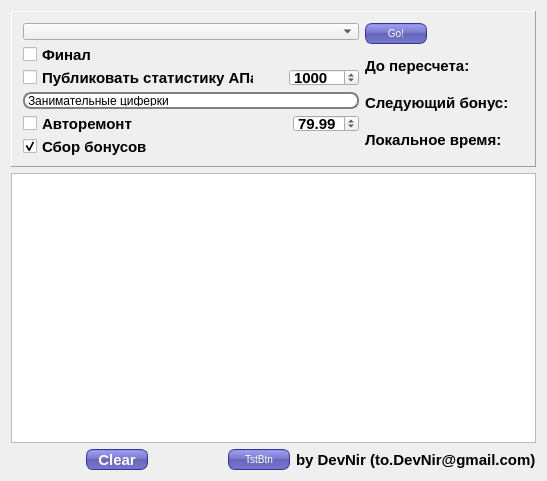
<?xml version="1.0" encoding="UTF-8"?>
<ui version="4.0">
 <class>ResCalc</class>
 <widget class="QMainWindow" name="ResCalc">
  <property name="geometry">
   <rect>
    <x>0</x>
    <y>0</y>
    <width>547</width>
    <height>481</height>
   </rect>
  </property>
  <property name="windowTitle">
   <string>Res Calc</string>
  </property>
  <property name="windowIcon">
   <iconset resource="res.qrc">
    <normaloff>:/icon.png</normaloff>:/icon.png</iconset>
  </property>
  <property name="styleSheet">
   <string notr="true">QLabel {
font-weight: bold;
font-size: 15px;
}

QCheckBox {
font-weight: bold;
font-size: 15px;
}
QSpinBox{
font-weight: bold;
font-size: 15px;
}
QDoubleSpinBox{
font-weight: bold;
font-size: 15px;
}

QLineEdit {
padding: 1px;
border-style: solid;
border: 2px solid gray;
border-radius: 8px;
}

QPushButton {
color: white;
background-color: QLinearGradient( x1: 0, y1: 0, x2: 0, y2: 1, stop: 0 #88d, stop: 0.1 #99e, stop: 0.49 #77c, stop: 0.5 #66b, stop: 1 #77c);
border-width: 1px;
border-color: #339;
border-style: solid;
border-radius: 7;
padding: 3px;
font-size: 10px;
padding-left: 5px;
padding-right: 5px;
min-width: 50px;
max-width: 50px;
min-height: 13px;
max-height: 13px;
}</string>
  </property>
  <widget class="QWidget" name="centralWidget">
   <layout class="QGridLayout" name="gridLayout_2">
    <item row="1" column="0">
     <widget class="QTextEdit" name="log">
      <property name="maximumSize">
       <size>
        <width>877</width>
        <height>16777215</height>
       </size>
      </property>
      <property name="font">
       <font>
        <family>Courier New</family>
       </font>
      </property>
      <property name="autoFillBackground">
       <bool>true</bool>
      </property>
      <property name="styleSheet">
       <string notr="true">background-image: url(:/ContentSlideUS2.jpg);
    background-position: top right; 
    background-repeat: no-repeat;
color: rgb(0, 85, 255);</string>
      </property>
      <property name="horizontalScrollBarPolicy">
       <enum>Qt::ScrollBarAlwaysOff</enum>
      </property>
     </widget>
    </item>
    <item row="2" column="0">
     <layout class="QHBoxLayout" name="horizontalLayout_4">
      <item>
       <spacer name="horizontalSpacer_3">
        <property name="orientation">
         <enum>Qt::Horizontal</enum>
        </property>
        <property name="sizeHint" stdset="0">
         <size>
          <width>40</width>
          <height>20</height>
         </size>
        </property>
       </spacer>
      </item>
      <item>
       <widget class="QPushButton" name="pushButton_3">
        <property name="styleSheet">
         <string notr="true">font-weight: bold;
font-size: 15px;</string>
        </property>
        <property name="text">
         <string>Clear</string>
        </property>
       </widget>
      </item>
      <item>
       <spacer name="horizontalSpacer_2">
        <property name="orientation">
         <enum>Qt::Horizontal</enum>
        </property>
        <property name="sizeHint" stdset="0">
         <size>
          <width>40</width>
          <height>20</height>
         </size>
        </property>
       </spacer>
      </item>
      <item>
       <widget class="QPushButton" name="tstBtn">
        <property name="text">
         <string>TstBtn</string>
        </property>
       </widget>
      </item>
      <item>
       <widget class="QLabel" name="label_3">
        <property name="text">
         <string>by DevNir (to.DevNir@gmail.com)</string>
        </property>
       </widget>
      </item>
     </layout>
    </item>
    <item row="0" column="0">
     <widget class="QFrame" name="TopFrame">
      <property name="maximumSize">
       <size>
        <width>928</width>
        <height>156</height>
       </size>
      </property>
      <property name="styleSheet">
       <string notr="true">QFrame#TopFrame{
	
/*background-image: url(:/ContentSlideRN1.jpg);
    background-position: top center; 
    background-repeat: no-repeat;
*/
}</string>
      </property>
      <property name="frameShape">
       <enum>QFrame::Panel</enum>
      </property>
      <property name="frameShadow">
       <enum>QFrame::Raised</enum>
      </property>
      <layout class="QGridLayout" name="gridLayout">
       <item row="0" column="0">
        <layout class="QVBoxLayout" name="verticalLayout_3">
         <item>
          <widget class="QComboBox" name="serverName">
           <property name="minimumSize">
            <size>
             <width>331</width>
             <height>0</height>
            </size>
           </property>
           <property name="styleSheet">
            <string notr="true">font-weight: bold;
font-size: 15px;</string>
           </property>
          </widget>
         </item>
         <item>
          <widget class="QCheckBox" name="finalBox">
           <property name="text">
            <string>Финал</string>
           </property>
          </widget>
         </item>
         <item>
          <layout class="QHBoxLayout" name="horizontalLayout_6">
           <item>
            <widget class="QCheckBox" name="upStatCheck">
             <property name="minimumSize">
              <size>
               <width>191</width>
               <height>0</height>
              </size>
             </property>
             <property name="text">
              <string>Публиковать статистику АПа</string>
             </property>
             <property name="checked">
              <bool>false</bool>
             </property>
            </widget>
           </item>
           <item>
            <spacer name="horizontalSpacer_5">
             <property name="orientation">
              <enum>Qt::Horizontal</enum>
             </property>
             <property name="sizeHint" stdset="0">
              <size>
               <width>40</width>
               <height>20</height>
              </size>
             </property>
            </spacer>
           </item>
           <item>
            <widget class="QSpinBox" name="upBoxVount">
             <property name="maximum">
              <number>50000</number>
             </property>
             <property name="singleStep">
              <number>1000</number>
             </property>
             <property name="value">
              <number>1000</number>
             </property>
            </widget>
           </item>
          </layout>
         </item>
         <item>
          <widget class="QLineEdit" name="forumNameEdit">
           <property name="text">
            <string>Занимательные циферки</string>
           </property>
          </widget>
         </item>
         <item>
          <layout class="QHBoxLayout" name="horizontalLayout_7">
           <item>
            <widget class="QCheckBox" name="repairCheckBox">
             <property name="minimumSize">
              <size>
               <width>191</width>
               <height>0</height>
              </size>
             </property>
             <property name="text">
              <string>Авторемонт</string>
             </property>
             <property name="checked">
              <bool>false</bool>
             </property>
            </widget>
           </item>
           <item>
            <spacer name="horizontalSpacer_4">
             <property name="orientation">
              <enum>Qt::Horizontal</enum>
             </property>
             <property name="sizeHint" stdset="0">
              <size>
               <width>40</width>
               <height>20</height>
              </size>
             </property>
            </spacer>
           </item>
           <item>
            <widget class="QDoubleSpinBox" name="reabil">
             <property name="value">
              <double>79.989999999999995</double>
             </property>
            </widget>
           </item>
          </layout>
         </item>
         <item>
          <layout class="QHBoxLayout" name="horizontalLayout_2">
           <item>
            <widget class="QCheckBox" name="bonusCollect">
             <property name="minimumSize">
              <size>
               <width>191</width>
               <height>0</height>
              </size>
             </property>
             <property name="text">
              <string>Сбор бонусов</string>
             </property>
             <property name="checked">
              <bool>true</bool>
             </property>
            </widget>
           </item>
           <item>
            <widget class="QLabel" name="bonColl">
             <property name="text">
              <string/>
             </property>
            </widget>
           </item>
          </layout>
         </item>
        </layout>
       </item>
       <item row="0" column="1">
        <layout class="QVBoxLayout" name="verticalLayout_4">
         <item>
          <widget class="QPushButton" name="pushButton_2">
           <property name="minimumSize">
            <size>
             <width>62</width>
             <height>21</height>
            </size>
           </property>
           <property name="maximumSize">
            <size>
             <width>62</width>
             <height>21</height>
            </size>
           </property>
           <property name="styleSheet">
            <string notr="true"/>
           </property>
           <property name="text">
            <string>Go!</string>
           </property>
           <property name="checkable">
            <bool>true</bool>
           </property>
          </widget>
         </item>
         <item>
          <layout class="QHBoxLayout" name="horizontalLayout">
           <item>
            <layout class="QVBoxLayout" name="verticalLayout_2">
             <item>
              <widget class="QLabel" name="label">
               <property name="text">
                <string>До пересчета:</string>
               </property>
              </widget>
             </item>
             <item>
              <widget class="QLabel" name="label_6">
               <property name="text">
                <string>Следующий бонус:</string>
               </property>
              </widget>
             </item>
             <item>
              <widget class="QLabel" name="label_2">
               <property name="text">
                <string>Локальное время:</string>
               </property>
              </widget>
             </item>
            </layout>
           </item>
           <item>
            <layout class="QVBoxLayout" name="verticalLayout">
             <item>
              <widget class="QLabel" name="timeLbl">
               <property name="text">
                <string/>
               </property>
              </widget>
             </item>
             <item>
              <widget class="QLabel" name="bonusTimer">
               <property name="text">
                <string/>
               </property>
              </widget>
             </item>
             <item>
              <widget class="QLabel" name="localTime">
               <property name="text">
                <string/>
               </property>
              </widget>
             </item>
            </layout>
           </item>
          </layout>
         </item>
        </layout>
       </item>
      </layout>
     </widget>
    </item>
   </layout>
  </widget>
 </widget>
 <layoutdefault spacing="6" margin="11"/>
 <resources>
  <include location="res.qrc"/>
 </resources>
 <connections/>
</ui>
